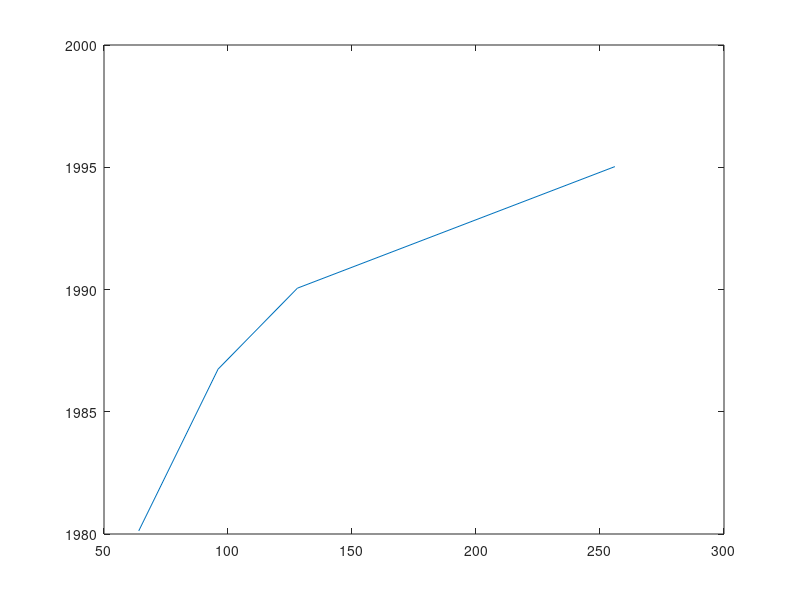

Write MATLAB code to recreate this figure.


L=1;
dk=2*pi/2/L;


N_arr=[64,96,128,256];
snr0=1000;
int=zeros(1,4);
for i=1:length(N_arr)
    N=N_arr(i);
k=(-N/2+1:N/2)*dk;
s=sin(L*k/2)./k;

s(isnan(s))=L/2;

s=sum(s);

nois=L/2/snr0*sqrt(N);

snr(i)=s/nois;
int(i)=s;
end



figure;plot(N_arr,snr.*sqrt(N_arr));